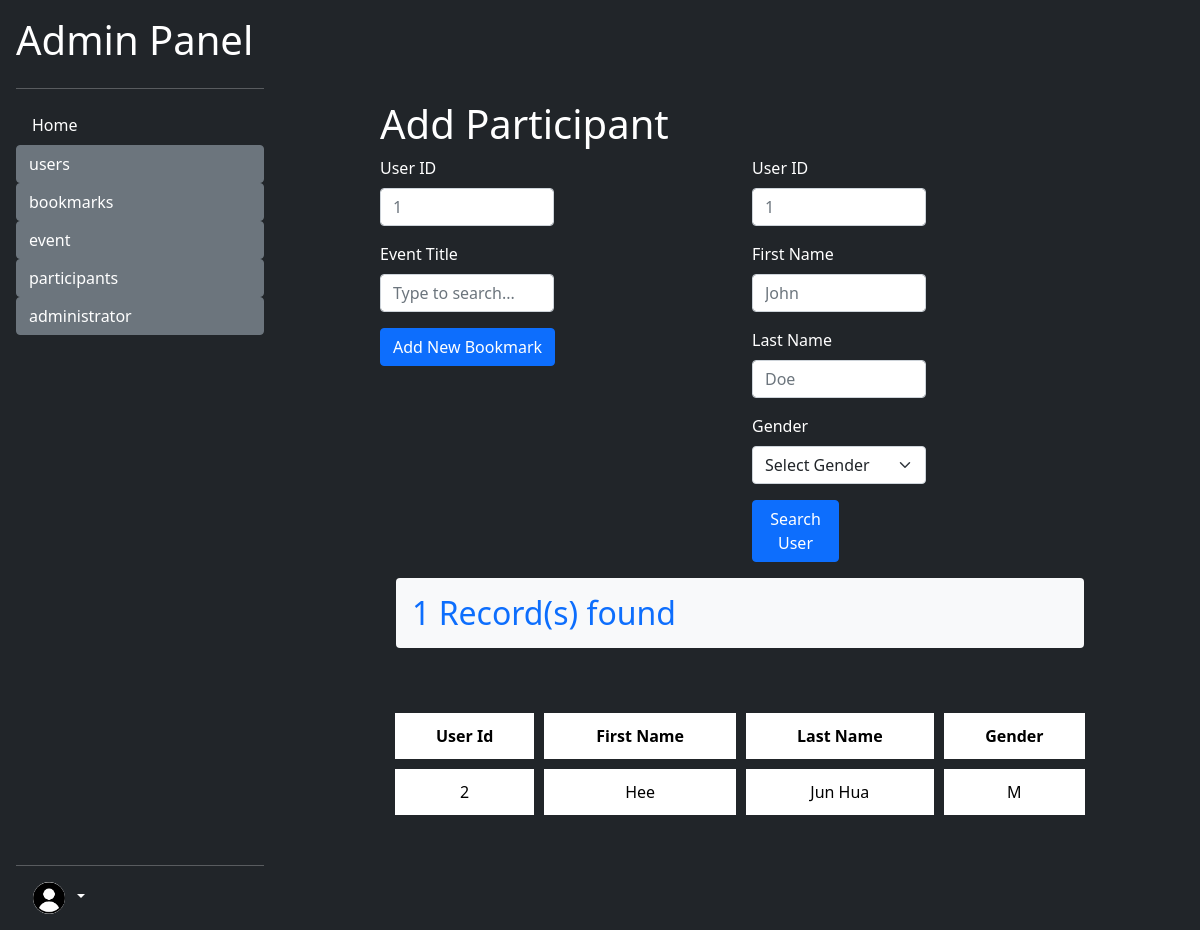
The page /admin/participants/add_participant.php?firstName=Hee (signed in) on the database its author committed.
### tables this page shows
CREATE TABLE `user` (
  `user_id` int(30) NOT NULL,
  `email` varchar(100) NOT NULL,
  `first_name` varchar(30) NOT NULL,
  `last_name` varchar(30) NOT NULL,
  `password` varchar(30) NOT NULL,
  `gender` varchar(1) NOT NULL
);

### utility/utility.php (called while the page is built, shortened)
<?php
class Database
{
    public $con;
    function __construct()
    {
        $this->con = mysqli_connect(self::DB_HOST, self::DB_USER, self::DB_PASSWORD, self::DB_NAME);
    }
    function select($columnArray, $whereStatements, $table = 'user')
    {
        $queryStatement = "SELECT " . array_shift($columnArray);
        foreach ($columnArray as $col) {
            $queryStatement .= ", $col";
        }
        if ($whereStatements == "") {
            $queryStatement .= " FROM $table";
        } else {
            $queryStatement .= " FROM $table WHERE $whereStatements;";
        }
        $this->queryResult = mysqli_query($this->con, $queryStatement);
        return mysqli_fetch_all($this->queryResult);
    }
}

### utility/search.php (called while the page is built, shortened)
<?php
require_once dirname(__FILE__) . "/../env_variables.php";
require_once "$docRoot/utility/utility.php";
function search($toSearch, $colArray, $toSearchColArray, $table, $orderCol = false, $sort = "ASC")
{
    if (!$orderCol) {
        $orderCol = $colArray[0];
    }
    $terms = explode(" ", $toSearch);
    $db = new Database();
    $whereStatement = "";
    foreach ($toSearchColArray as $col) {
        foreach ($terms as $term) {
            $whereStatement .= "$col LIKE '%$term%' OR ";
        }
    }
    $whereStatement = rtrim($whereStatement, " OR");
    $whereStatement = "$whereStatement ORDER BY $orderCol $sort";
    $finalResult = $db->select($colArray, $whereStatement, $table);
    return $finalResult;
}

### admin/participants/add_participant.php (the view, shortened to what this page needs)
<?php
require_once dirname(__FILE__) . "/../../env_variables.php";
include "$docRoot/utility/utility.php";
include "$docRoot/utility/search.php";
$db = new Database();
$eventTitleArray = $db->select(array('Event_Title'), "", "event");
$userIDArray = $db->select(array('user_id'), "", "user");
if ($_SERVER["REQUEST_METHOD"] == "GET") {
    if (!empty($_GET['firstName']) || !empty($_GET['lastName']) || !empty($_GET['gender']) || !empty($_GET['userID'])) {
        $searchArray = array(
            "userID" => "",
            "firstName" => "",
            "lastName" => "",
            "gender" => "",
        );
        $regExp = "/^[a-zA-Z\s]*/";
        if (!empty($_GET['firstName']) && preg_match($regExp, $_GET['firstName'])) {
            $searchArray['firstName'] = $_GET['firstName'];
        }
        $resultArr = array();
        $colArray = array(
            "userID" => "user_id",
            "firstName" => "first_name",
            "lastName" => "last_name",
            "gender" => "gender",
        );
        foreach ($searchArray as $key => $value) {
            if (!empty($value)) {
                $resultArr = array_merge($resultArr, search($value, array('user_id', 'first_name', 'last_name', 'gender'), array($colArray[$key]), "user"));
            }
        }
    }
} else if ($_SERVER["REQUEST_METHOD"] == "POST") {
    if (isset($_POST)) {
        $userID = !empty($_POST["userID"]) ? $_POST["userID"] : '';
        $eventTitle = !empty($_POST["eventTitle"]) ? $_POST["eventTitle"] : '';
        $regExp = "/^\d*/";
        $validUserID = false;
        $validEventTitle = false;
        function deepIntersect($arr1, $arr2)
        {
            return array_uintersect(
                $arr1,
                $arr2,
                function ($val1, $val2) {
                    return strcmp($val1[0], $val2[0]);
                }
            );
        }
        if (!empty($userID) && preg_match($regExp, $userID)) {
            if (deepIntersect(array(array($userID)), $userIDArray) == array(array($userID))) {
                $validUserID = true;
            }
        }
        if (deepIntersect(array(array($eventTitle)), $eventTitleArray) == array(array($eventTitle))) {
            $validEventTitle = true;
        }
        $validData = $validUserID  && $validEventTitle;
        $duplicateRecord = false;
        $insertSuccess = false;
        if ($validData) {
            try {
                [$userDetails] = $db->select(array('first_name', 'last_name', 'gender'), "user_id = $userID", 'user');
                $insertResult = $db->insert(
                    array("user_id", "Event_Title_FK", 'first_name', 'last_name', 'gender'),
                    array_merge(array($userID, $eventTitle), $userDetails),
                    "participants"
                );
                $insertSuccess = true;
            } catch (Exception $e) {
                consoleLog("Error occured");
                consoleLog($e->getCode(), $e->getMessage(), "\"");
                switch ($e->getCode()) {
                    case 1062:
                        $duplicateRecord = true;
                        consoleLog($duplicateRecord ? "true" : "false");
                        $insertSuccess = false;
                        break;
                    default:
                        consoleLog("unknown mysqli Error have occured");
                }
            }
        }
        if ($insertSuccess) {
            $userID = '';
            $eventTitle = '';
        }
    }
}
?>
<!DOCTYPE html>
<html lang="en">
<head>
    <link href="https://cdn.jsdelivr.net/npm/bootstrap@5.0.2/dist/css/bootstrap.min.css" rel="stylesheet">
    <link href="../index.css" type="text/css" rel="stylesheet">
</head>
<body class="bg-dark">
    <?php
    include_once "../sidebar.php";
    ?>
    <section class="text-white">
        <h1>Add Participant</h1>
        <div class="row">
            <div class="col-md-6">
                <form class="g-3 needs-validation" action="" method="POST" novalidate>
                    <div class="col-md-6 mb-3">
                        <label for="userIDInput" class="form-label">User ID</label>
                        <input name="userID" type="number" class="form-control<?php if (isset($validUserID) && !$validUserID) echo " is-invalid"; ?>" id="userIDInput" value="<?php if (isset($userID)) echo $userID; ?>" placeholder="1" required>
                    </div>
                    <div class="col-md-6 mb-3">
                        <label for="eventTitleInput" class="form-label">Event Title</label>
                        <input name="eventTitle" class="form-control<?php if (isset($validEventTitle) && !$validEventTitle) echo " is-invalid"; ?>" list="eventTitleOptions" id="eventTitleInput" value="<?php if (isset($eventTitle)) echo $eventTitle; ?>" placeholder="Type to search...">
                    </div>
                    <div class="col-12">
                        <button class="btn btn-primary" type="submit">Add New Bookmark</button>
                    </div>
                </form>
            </div>
            <div class="col-md-6">
                <form class="g-3 needs-validation" action="" method="GET" novalidate>
                    <div class="col-md-6 mb-3">
                        <label for="userIDInput" class="form-label">User ID</label>
                        <input name="userID" type="number" class="form-control<?php if (isset($validUserID) && !$validUserID) echo " is-invalid"; ?>" id="userIDInput" value="<?php if (isset($userID)) echo $userID; ?>" placeholder="1" required>
                    </div>
                    <div class="col-md-6 mb-3">
                        <label for="firstNameInput" class="form-label">First Name</label>
                        <input name="firstName" type="text" class="form-control " id="firstNameInput" pattern="^[a-zA-Z\s]*$" value="<?php if (isset($firstName)) echo $firstName; ?>" placeholder="John" required>
                    </div>
                    <div class="col-md-6 mb-3">
                        <label for="lastNameInput" class="form-label">Last Name</label>
                        <input name="lastName" type="text" class="form-control" id="lastNameInput" pattern="^[a-zA-Z\s]*$" value="<?php if (isset($lastName)) echo $lastName; ?>" placeholder="Doe" required>
                    </div>
                    <div class="col-md-6 mb-3">
                        <label for="genderSelect" class="form-label">Gender</label>
                        <select name="gender" id="genderSelect" class="form-select" required>
                            <option value="" <?php if (isset($gender)  && $gender == "") echo "selected"; ?>>Select Gender</option>
                        </select>
                    </div>
                    <div class="col-md-3">
                        <button class="btn btn-primary" type="submit">Search User</button>
                    </div>
                </form>
            </div>
        </div>
        <?php
        if (isset($resultArr) and is_array($resultArr)) {
            if (count($resultArr) > 0) {
                $resultCount = count($resultArr);
                echo "<h2 class='text-primary bg-light rounded-2 p-3 mx-3'>$resultCount Record(s) found</h2>";
                echo <<<HTML
                <table class="event-list">
                    <tr class="text-center">
                        <th>
                            User Id
                        </th>
                        <th>
                            First Name
                        </th>
                        <th>
                            Last Name
                        </th>
                        <th>
                            Gender
                        </th>
                    </tr>
HTML;
                foreach ($resultArr as $result) {
                    echo <<<HTML
        <tr class="text-center">
            <td>{$result[0]}</td>
            <td>{$result[1]}</td>
            <td>{$result[2]}</td>
            <td>{$result[3]}</td>
        </tr>
HTML;
                }
                echo '</table>';
            } else {
            }
        }
        ?>
    </section>
</body>
</html>

### admin/index.css (style rules this page uses)
html, body { height: 100%; }
section { width: calc(100% - 280px); float: right; padding: 100px; }
.event-list { margin-top: 50px; width: 100%; border-spacing: 10px; padding: 5px; border-collapse: separate; }
.event-list th, .event-list td { padding: 12px; color: black; background-color: white; }

### rows shown on the page
user: user_id "2", first_name "Hee", last_name "Jun Hua", gender "M"

### other values the page prints
$dirOrFiles "Home"
$dir "users"
$dir "bookmarks"
$dir "event"
$dir "participants"
$dir "administrator"
$resultCount "1"
